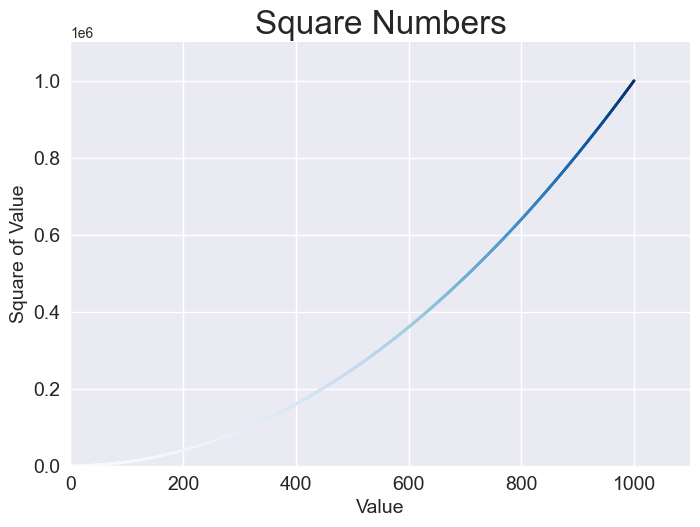

Source code (Python):
#matplotlib needs Installing the latest Visual Studio 2015, 2019 and 2019 redistributable
import matplotlib.pyplot as plt

x_values = range(1, 1001)
y_values = [x**2 for x in x_values]

plt.style.use('seaborn')
fig, ax = plt.subplots()
ax.scatter(x_values, y_values, c=y_values, cmap=plt.cm.Blues, s=3)

ax.set_title("Square Numbers", fontsize=24)
ax.set_xlabel("Value", fontsize=14)
ax.set_ylabel("Square of Value", fontsize=14)
ax.tick_params(axis='both', which='major', labelsize=14)
ax.axis([0, 1100, 0, 1_100_000])

#plt.savefig('scatter_squares.png', bbox_inches='tight')
plt.show()
